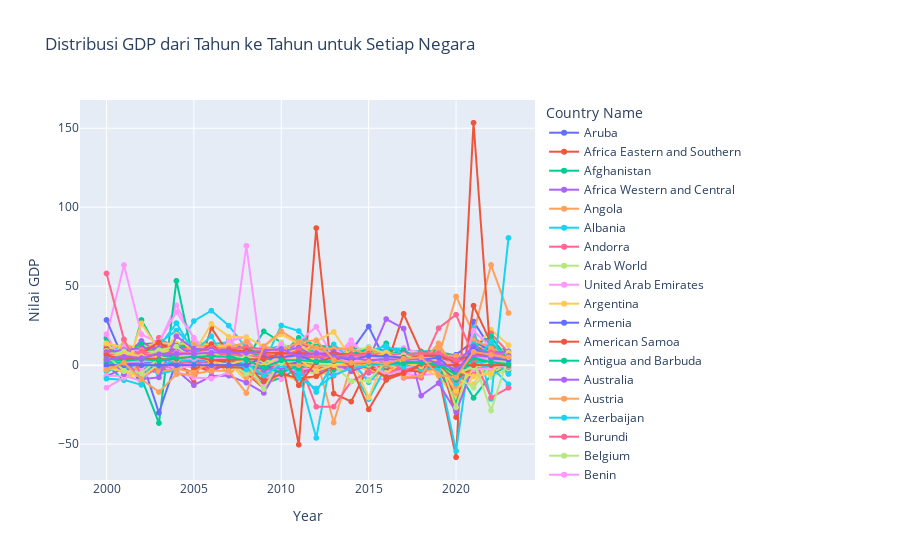

The notebook cell this image was saved under:
### Code cell
fig_gdp = px.line(
    merged_df, 
    x='Year', 
    y='Value_GDP', 
    color='Country Name', 
    title='Distribusi GDP dari Tahun ke Tahun untuk Setiap Negara',
    labels={'Value_GDP': 'Nilai GDP'},
    markers=True
)
fig_gdp.show()
